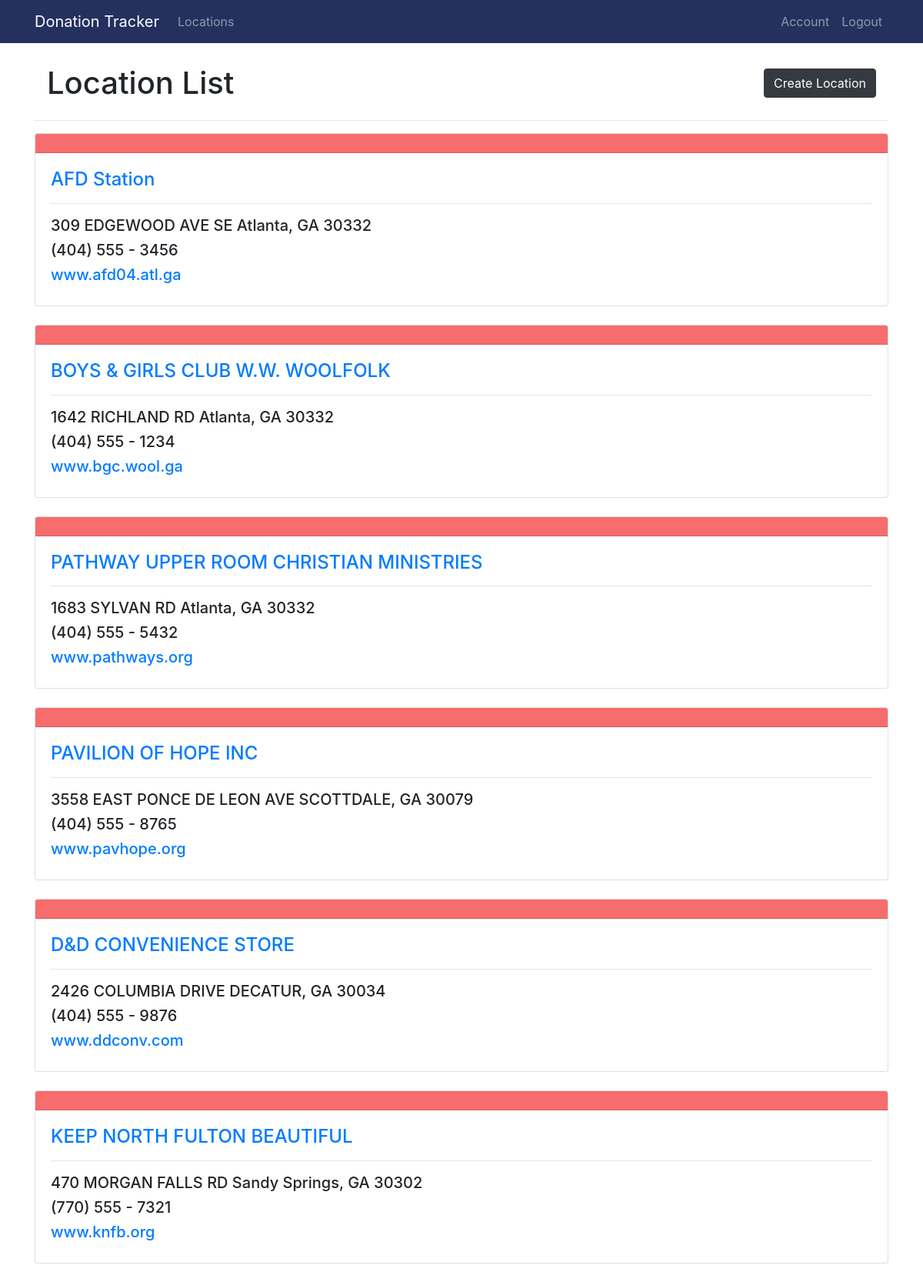
The app's page /locations (signed in) with its own data.
### donationTracker/models.py (models this page shows, shortened)
class Location(db.Model):
    id = db.Column(db.Integer, primary_key=True)
    name = db.Column(db.String(100), nullable=False)
    lat = db.Column(db.String(20), nullable=False)
    long = db.Column(db.String(20), nullable=False)
    address = db.Column(db.String(100), unique=True, nullable=False)
    city = db.Column(db.String(100), nullable=False)
    state = db.Column(db.String(2), nullable=False)
    zip = db.Column(db.String(11), nullable=False)
    type = db.Column(db.String(30), nullable=False)
    phone = db.Column(db.String(20), unique=True, nullable=False)
    website = db.Column(db.String(100), nullable=False)
    items = db.relationship('Item', backref='location', lazy=True)

### donationTracker/routes.py (the view)
@app.route('/locations')
@login_required
def locations():
    locations = Location.query.all()
    return render_template('locations.html', locations=locations)

### donationTracker/models.py (called while the page is built)
@login_manager.user_loader
def load_user(user_id):
    return User.query.get(int(user_id))

### donationTracker/templates/locations.html
{% extends "layout.html" %}
{% block content %}
    <nav class="navbar navbar-light bg-white">
        <h1 class="m-0">Location List</h1>
        <a class="btn btn-md btn-dark" href="{{ url_for('new_location')}}">Create Location</a>
    </nav>
    <hr>
    {% for location in locations %}
        <div class="card">
            <div class="card-header" style="background-color: #f76c6c">
            </div>
            <div class="card-body">
                <h4 class="card-title"><a href="{{ url_for('location', location_id=location.id) }}">{{ location.name }}</a></h4>
                <hr>
                <h5>{{ location.address }}  {{ location.city }}, {{ location.state }} {{ location.zip }} </h5>
                <h5>{{ location.phone }}</h5>
                <h5><a href="#">{{ location.website }}</a><h5>
            </div>
        </div>
        <br>
    {% endfor %}
{% endblock content %}

### records on screen
Location: name "AFD Station", address "309 EDGEWOOD AVE SE", city "Atlanta", state "GA", zip "30332", phone "(404) 555 - 3456", website "www.afd04.atl.ga"
Location: name "BOYS & GIRLS CLUB W.W. WOOLFOLK", address "1642 RICHLAND RD", city "Atlanta", state "GA", zip "30332", phone "(404) 555 - 1234", website "www.bgc.wool.ga"
Location: name "PATHWAY UPPER ROOM CHRISTIAN MINISTRIES", address "1683 SYLVAN RD", city "Atlanta", state "GA", zip "30332", phone "(404) 555 - 5432", website "www.pathways.org"
Location: name "PAVILION OF HOPE INC", address "3558 EAST PONCE DE LEON AVE", city "SCOTTDALE", state "GA", zip "30079", phone "(404) 555 - 8765", website "www.pavhope.org"
Location: name "D&D CONVENIENCE STORE", address "2426 COLUMBIA DRIVE", city "DECATUR", state "GA", zip "30034", phone "(404) 555 - 9876", website "www.ddconv.com"
Location: name "KEEP NORTH FULTON BEAUTIFUL", address "470 MORGAN FALLS RD", city "Sandy Springs", state "GA", zip "30302", phone "(770) 555 - 7321", website "www.knfb.org"
